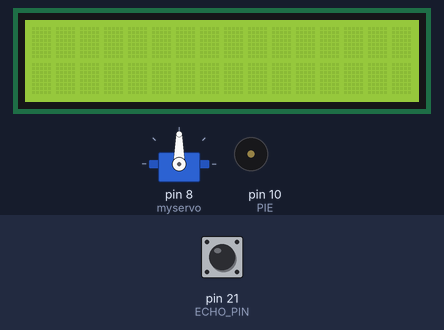
Bench run of a sketch on a simulated Arduino Mega 2560, built with avr-gcc and run on an emulated ATmega2560. Shown: 16×2 character LCD, servo, buzzer (waves = sounding). The inputs (shaded band) are chosen by the test bench; at power-on: pin 21 (ECHO_PIN) LOW.

Above: at 0.9 s.
1.0 s: pin 21 (ECHO_PIN) pulsed HIGH 2 times (0.12 s each, 0.3 s apart)
At 3.3 s:
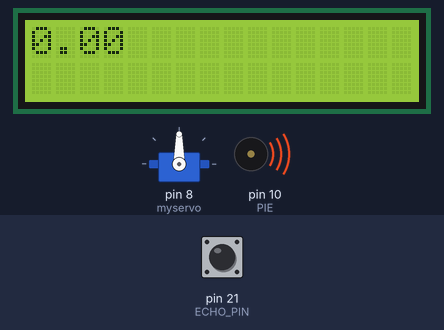
Timing chart, 0 to 4.8 s (numbered marks = the images above; inputs shaded):
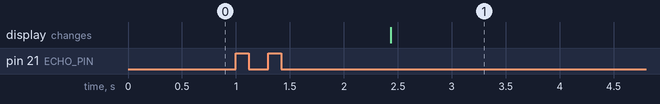

Measured:
- after the input at 1.0 s, tone on pin 10 (PIE): silent → 1000 Hz after 1.4 s; the display: changes after 1.4 s (image 1)

The sketch:

god.ino
```cpp
// Eileen Kuang & Elaine Qian
// Nov 30, 2023
// God
// Automatic pet feeder!!!!!!!!

// Include the servo library:
#include "Servo.h"
#include <LiquidCrystal.h>
#include <Keypad.h>

// Variable declarations
int currentHour; // user input
int currentMin; // user input
int currentTime;
int countTime; // time the program is counting
int target;
int numFeeding; // how many times pet needs to be fed in a day
int targetTimes[0]; // array of feeding times
String input = "";
char key;
int b = 0;
int a = 180;

// Create a new servo object:
Servo myservo;

// Define the servo pin:
// #define servoPin;

//keypad
const int ROW_NUM = 4; //four rows
const int COLUMN_NUM = 4; //four columns

char keys[ROW_NUM][COLUMN_NUM] = {
  {'1','2','3', 'A'},
  {'4','5','6', 'B'},
  {'7','8','9', 'C'},
  {'*','0','#', 'D'}
};

byte pin_rows[ROW_NUM] = {29, 28, 27, 26}; //connect to the row pinouts of the keypad
byte pin_column[COLUMN_NUM] = {25, 24, 23, 22}; //connect to the column pinouts of the keypad

Keypad keypad = Keypad(makeKeymap(keys), pin_rows, pin_column, ROW_NUM, COLUMN_NUM ); // initializing keypad obj

//ultrasonic sensor
const int TRIG_PIN = 20;
const int ECHO_PIN = 21;

long duration;
int distance;
int count = 0;

// lcd screen
const int RS = 12, EN = 11, D4 = 5, D5 = 4, D6 = 3, D7 = 2;
LiquidCrystal lcd(RS, EN, D4, D5, D6, D7);

// piezo!
const int PIE = 10;

void setup() {

  Serial.begin(9600);

  pinMode(TRIG_PIN, OUTPUT);
  pinMode(ECHO_PIN, INPUT);

  lcd.begin(16, 2); //sets up rows and columns on the screen
  lcd.clear();

  myservo.attach(8);

  // while food level is sufficient
  while(getDistance() < 15.00){ // if??

  // releasing food
  // add if statement for feeding times
  // myservo.write(60);

  // delay(500);

  // myservo.write(0); // turn left

  // delay(400);

  // myservo.write(60);

  }
  lcd.print(getDistance()); // 19.00 is the bottom of the bottle empty, 15.00 is the bare minimum.

  pinMode(PIE, OUTPUT);
  tone(PIE, 1000);

}

void loop() {


}

//distance function for ultrasonic sensor
double getDistance() {

  digitalWrite(TRIG_PIN, LOW);
  delay(2);
  digitalWrite(TRIG_PIN, HIGH);
  delay(10);
  digitalWrite(TRIG_PIN, LOW);

  duration = pulseIn(ECHO_PIN, HIGH);
  distance = duration * 0.034/2.0;

  return distance;
}

// prompt user input to set schedule
void getTimes(){

  lcd.print("How many times does your pet");
  delay(5000);
  lcd.print("need to be fed in a day?");

  while (Serial.available() == 0) {
  }

  numFeeding = Serial.parseInt();

  Serial.println(numFeeding);

  for(int i=1; i <= numFeeding; i++){

    lcd.print("Enter hour for meal time #" + i);
    delay(100);


  while (Serial.available() == 0) {
  }

    target = 60*Serial.parseInt();

    lcd.print("Enter minutes for meal time #" + i);
    delay(100);

  while (Serial.available() == 0) {
  }

    target = target + Serial.parseInt();
    // convert meal time to minutes

    targetTimes[i] = target;

  }
  lcd.print("Schedule confirmed!");
  delay(300);
}

void getCurrentTime(){
  lcd.print("What is the current hour?");
  delay(100);

  while (Serial.available() == 0) {
  }

  currentHour = Serial.parseInt();

  lcd.print("What is the current minutes?");
  delay(100);

  while (Serial.available() == 0) {
  }

  currentMin = Serial.parseInt();

  lcd.print("Time confirmed!");
}

// count time and return if it's a feeding time or not
bool time(){

  currentTime = (currentHour * 60) + currentMin;
  countTime = currentTime;

  while(true){

    if(countTime == currentTime + 1440) {
      countTime = 0;
    }

    delay(60000); // count 1 minute
    countTime++;

    for(int i = 0; i < numFeeding; i++) {

      if(countTime == targetTimes[i])
        return true;

    }
    return false;
  }
}
```
